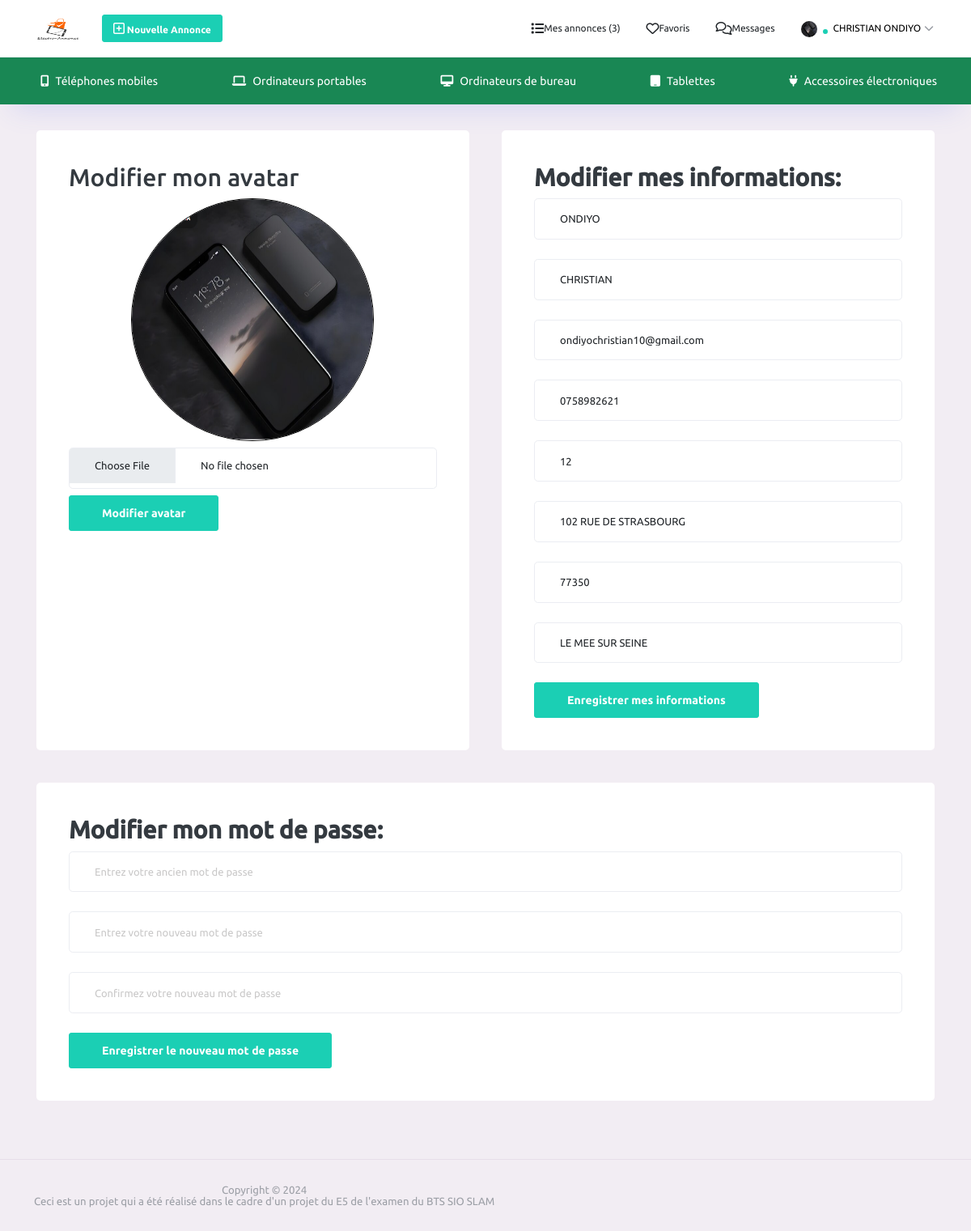
Screenshot of /View/profil.php (signed in) with the database file from the repository.
### tables this page shows
CREATE TABLE `user` (
  `idu` int(2) NOT NULL,
  `nom` varchar(30) NOT NULL,
  `prenom` varchar(30) NOT NULL,
  `mail` varchar(100) NOT NULL,
  `tel` varchar(20) NOT NULL,
  `mdp` varchar(255) NOT NULL,
  `numRue` varchar(10) NOT NULL,
  `nomRue` varchar(50) NOT NULL,
  `nomVille` varchar(30) NOT NULL,
  `cp` varchar(5) NOT NULL,
  `avatar` varchar(255) DEFAULT NULL,
  `statue` int(2) NOT NULL
);

### View/include/element.php (called while the page is built, shortened)
<?php
include 'connexion_bdd.php';
if(isset($_SESSION["uid"])){
    $uid = $_SESSION["uid"];
    $infoUser = $pdo->prepare("SELECT * FROM user WHERE idu = ?");
    $infoUser->execute(array($uid));
    $infoUser = $infoUser->fetch();
}
?>

### View/profil.php (the view, shortened to what this page needs)
<?php include 'include/element.php';
$req = $pdo->prepare("SELECT * FROM user WHERE idu = ".$uid);
$req->execute();
$req = $req->fetch();
$prenom = $req["prenom"];
$nom = $req["nom"];
$mail = $req["mail"];
$tel = $req["tel"];
$numRue = $req["numRue"];
$nomRue = $req["nomRue"];
$nomVille = $req["nomVille"];
$cp = $req["cp"];
$avatar = $req["avatar"];
?>
<!DOCTYPE html>
<html lang="fr">
<head>
    <?php include 'include/header.php'; ?>
</head>
<body style="background-color: #f2edf3">
<div class="container-scroller">
    <?php include 'include/navigation.php'; ?>
    <div class="container-fluid page-body-wrapper">
        <div class="main-panel">
            <div class="content-wrapper container">
                <div class="row">
                    <div class="col-lg-6 grid-margin stretch-card">
                        <div class="card">
                            <div class="card-body">
                                <h2> Modifier mon avatar </h2>
                                <div class="text-center my-2">
                                    <img
                                            src="<?php if($avatar == null){ echo "../image/avatarbasique.png";}else{ ?>../<?= $avatar ?><?php } ?>"
                                            alt="image"
                                            style="width: 300px; height: 300px; border-radius: 50%; border: 1px solid #000000"
                                    />
                                </div>
                                <form enctype='multipart/form-data' action='' method='post'>
                                <div class='mb-2'>
                                    <input type='file' name='photo' class='form-control form-control-lg' value="" />
                                </div>
                                <input class='btn btn-success' name='bout_avatar' type='submit' value='Modifier avatar'>
                                </form>
                            </div>
                        </div>
                    </div>
                    <div class="col-lg-6 grid-margin stretch-card">
                        <div class="card">
                            <div class="card-body">
                                        <h2 class='fw-bold mb-2'>Modifier mes informations:</h2>
                                            <form enctype='multipart/form-data' action='' method='post'>
                                            <div class='mb-4'>
                                                    <input type='text' name='nom' class='form-control form-control-lg' value='<?= $nom ?>' />
                                                </div>
                                                <div class='mb-4'>
                                                    <input type='text' name='prenom' class='form-control form-control-lg' value='<?= $prenom ?>' />
                                                </div>
                                                <div class='mb-4'>
                                                    <input type='text' name='mail' class='form-control form-control-lg' value='<?= $mail ?>'/>
                                                </div>
                                                <div class='mb-4'>
                                                    <input type='text' name='tel' class='form-control form-control-lg' value='<?= $tel ?>'/>
                                                </div>
                                                <div class='mb-4'>
                                                    <input type='text' name='numRue' class='form-control form-control-lg' value='<?= $numRue ?>'/>
                                                </div>
                                                <div class='mb-4'>
                                                    <input type='text' name='nomRue' class='form-control form-control-lg' value='<?= $nomRue ?>'/>
                                                </div>
                                                <div class='mb-4'>
                                                    <input type='text' name='cp' class='form-control form-control-lg' value='<?= $cp ?>'/>
                                                </div>
                                                <div class='mb-4'>
                                                    <input type='text' name='nomVille' class='form-control form-control-lg' value='<?= $nomVille ?>'/>
                                                </div>
                                                <input class='btn btn-success' name='bout_info' type='submit' value='Enregistrer mes informations'>
                                                </form>
                                            </div>
                            </div>
                        </div>
                    </div>
                    <div class="col-lg-12 grid-margin stretch-card">
                        <div class="card">
                            <div class="card-body">
                                <h2 class='fw-bold mb-2'>Modifier mon mot de passe:</h2>
                                    <form action='' method='post'>
                                    <div class='mb-4'>
                                        <input type='password' name='mdptest' class='form-control form-control-lg' placeholder='Entrez votre ancien mot de passe'/>
                                    </div>
                                    <div class='mb-4'>
                                        <input type='password' name='mdpm' class='form-control form-control-lg' placeholder='Entrez votre nouveau mot de passe'/>
                                    </div>
                                    <div class='mb-4'>
                                        <input type='password' name='mdp2' class='form-control form-control-lg'placeholder='Confirmez votre nouveau mot de passe'/>
                                    </div>
                                    <input class='btn btn-success' name='bout_mdp' type='submit' value='Enregistrer le nouveau mot de passe'>
                                    </form>
                                </div>
                            </div>
                        </div>
                    </div>
            </div>
            <?php include 'include/footer.php'; ?>
        </div>
    </div>
</body>
</html>

### View/include/navigation.php (shortened to what this page needs)
<?php
if(isset($_GET["idcategorie"])){
    if($_GET["idcategorie"] == 1){
        $telephone = "active";
    }else{
        $telephone = null;
    }
    if($_GET["idcategorie"] == 2){
        $ordinateur = "active";
    }else{
        $ordinateur = null;
    }
    if($_GET["idcategorie"] == 3){
        $ordinateurbureau = "active";
    }else{
        $ordinateurbureau = null;
    }
    if($_GET["idcategorie"] == 4){
        $tablette = "active";
    }else{
        $tablette = null;
    }
    if($_GET["idcategorie"] == 5){
        $accessoire = "active";
    }else{
        $accessoire = null;
    }
}else{
    $telephone = null;
    $ordinateur = null;
    $accessoire = null;
}
?>
<div class="horizontal-menu">
<?php
include 'include/element.php';
if (isset($uid)) {
    $nbAnnonces = $pdo->query("SELECT COUNT(*) FROM annonce WHERE vendeur = $uid")->fetchColumn();
} else {
    $nbAnnonces = 0;
    $nbFavoris = 0;
    $nbMessagesNonLus = 0;
}
?>
<nav class="navbar top-navbar col-lg-12 col-12 p-0">
    <div class="container d-flex justify-content-between align-items-center">
        <div class="navbar-brand-wrapper d-flex align-items-center">
            <a class="navbar-brand brand-logo" href="index.php"><img style="height: 30px; width: 60px" src="../image/logo2.png" alt="logo" /></a>
        </div>
        <div class="navbar-menu-wrapper d-flex align-items-center justify-content-end">
            <ul class="navbar-nav d-flex align-items-center">
                <li class="nav-item d-none d-lg-block">
                    <a class="btn btn-success btn-sm mx-2" href="<?php if(isset($uid)): ?>nvAnnonces.php <?php else: ?> connexion.php <?php endif; ?>" style="font-size: 12px;">
                        <i class="fa-regular fa-square-plus"></i><span class="menu-title"> Nouvelle Annonce</span>
                    </a>
                </li>
            </ul>
            <ul class="navbar-nav navbar-nav-right d-flex align-items-center">
                <li class="nav-item">
                    <a class="nav-link text-dark" href="<?php if(isset($uid)): ?>mesAnnonces.php <?php else: ?>connexion.php <?php endif; ?>" style="font-size: 12px;">
                        <i class="fa-solid fa-list" style="font-size: 16px;"></i><span class="d-none d-lg-inline"> Mes annonces (<?= $nbAnnonces ?>)</span>
                    </a>
                </li>
                <li class="nav-item">
                    <a class="nav-link text-dark position-relative" href="<?php if(isset($uid)): ?>favoris.php <?php else: ?>connexion.php <?php endif; ?>" style="font-size: 12px;">
                        <i class="fa-regular fa-heart" style="font-size: 16px;"></i><span class="d-none d-lg-inline"> Favoris</span>
                    </a>
                </li>
                <li class="nav-item">
                    <a class="nav-link text-dark position-relative" href="<?php if(isset($uid)): ?>message.php <?php else: ?>connexion.php <?php endif; ?>" style="font-size: 12px;">
                        <i class="fa-regular fa-comments" style="font-size: 16px;"></i><span class="d-none d-lg-inline"> Messages</span>
                    </a>
                </li>
                <?php if(isset($uid)): ?>
                    <li class="nav-item nav-profile dropdown">
                        <a class="nav-link" id="profileDropdown" href="#" data-bs-toggle="dropdown" aria-expanded="false" style="font-size: 12px;">
                            <div class="nav-profile-img">
                                <img src="<?php if($infoUser["avatar"] == null){ echo "../image/avatarbasique.png";}else{ ?>../<?= $infoUser["avatar"] ?><?php } ?>" alt="image" style="height: 20px; width: 20px;">
                                <span class="availability-status online"></span>
                            </div>
                            <div class="nav-profile-text">
                                <p class="text-black mb-0" style="font-size: 12px;"><?= $infoUser["prenom"] ?> <?= $infoUser["nom"] ?></p>
                            </div>
                            <i class="fa-solid fa-chevron-down mx-1" style="font-size: 12px;"></i>
                        </a>
                    </li>
                <?php endif; ?>
            </ul>
        </div>
    </div>
</nav>
    <nav class="bottom-navbar bg-success">
        <div class="container">
            <ul class="nav page-navigation">
                <li class="nav-item <?= $telephone ?>">
                    <a class="nav-link" href="categorie.php?idcategorie=1">
                    <i class="fa-solid fa-mobile-alt mx-2"></i>
                        <span class="menu-title">Téléphones mobiles</span>
                    </a>
                </li>
                <li class="nav-item <?= $ordinateur ?>">
                    <a class="nav-link" href="categorie.php?idcategorie=2">
                    <i class="fa-solid fa-laptop mx-2"></i>
                        <span class="menu-title">Ordinateurs portables</span>
                    </a>
                </li>
                <li class="nav-item <?= $sciencefiction ?>">
                    <a class="nav-link" href="categorie.php?idcategorie=3">
                    <i class="fa-solid fa-desktop mx-2"></i>
                        <span class="menu-title">Ordinateurs de bureau</span>
                    </a>
                </li>
                <li class="nav-item <?= $developpementpersonnel ?>">
                    <a class="nav-link" href="categorie.php?idcategorie=4">
                    <i class="fa-solid fa-tablet mx-2"></i>
                        <span class="menu-title">Tablettes</span>
                    </a>
                </li>
                <li class="nav-item <?= $accessoire ?>">
                    <a class="nav-link" href="categorie.php?idcategorie=5">
                    <i class="fa-solid fa-plug mx-2"></i>
                        <span class="menu-title">Accessoires électroniques</span>
                    </a>
                </li>
            </ul>
        </div>
    </nav>
</div>

### rows the page displays
user: avatar (picture), prenom "CHRISTIAN", nom "ONDIYO", mail "ondiyochristian10@gmail.com", tel "0758982621", numRue "12", nomRue "102 RUE DE STRASBOURG", cp "77350", nomVille "LE MEE SUR SEINE"

### other values shown
$nbAnnonces "3"
